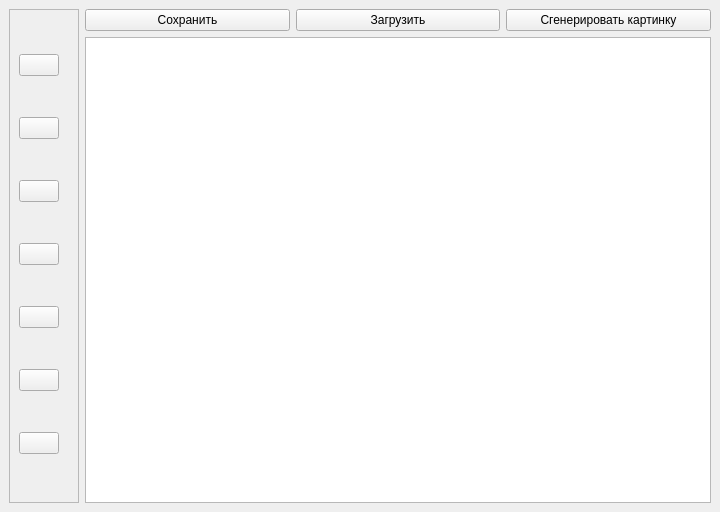
<?xml version="1.0" encoding="UTF-8"?>
<ui version="4.0">
 <class>MainWindow</class>
 <widget class="QMainWindow" name="MainWindow">
  <property name="geometry">
   <rect>
    <x>0</x>
    <y>0</y>
    <width>720</width>
    <height>512</height>
   </rect>
  </property>
  <property name="minimumSize">
   <size>
    <width>720</width>
    <height>512</height>
   </size>
  </property>
  <property name="windowTitle">
   <string>Editor of infological schemes</string>
  </property>
  <widget class="QWidget" name="centralwidget">
   <layout class="QGridLayout" name="gridLayout" columnstretch="0,0">
    <item row="0" column="0">
     <widget class="QScrollArea" name="scrollArea">
      <property name="sizePolicy">
       <sizepolicy hsizetype="Maximum" vsizetype="Minimum">
        <horstretch>0</horstretch>
        <verstretch>0</verstretch>
       </sizepolicy>
      </property>
      <property name="focusPolicy">
       <enum>Qt::NoFocus</enum>
      </property>
      <property name="widgetResizable">
       <bool>true</bool>
      </property>
      <widget class="QWidget" name="scrollAreaWidgetContents_2">
       <property name="geometry">
        <rect>
         <x>0</x>
         <y>0</y>
         <width>149</width>
         <height>1056</height>
        </rect>
       </property>
       <property name="sizePolicy">
        <sizepolicy hsizetype="Ignored" vsizetype="Minimum">
         <horstretch>0</horstretch>
         <verstretch>0</verstretch>
        </sizepolicy>
       </property>
       <layout class="QVBoxLayout" name="verticalLayout">
        <item>
         <widget class="QPushButton" name="buttonRhomb">
          <property name="sizePolicy">
           <sizepolicy hsizetype="Maximum" vsizetype="Maximum">
            <horstretch>0</horstretch>
            <verstretch>0</verstretch>
           </sizepolicy>
          </property>
          <property name="text">
           <string/>
          </property>
          <property name="icon">
           <iconset resource="../resource.qrc">
            <normaloff>:/icons/rhomb.png</normaloff>:/icons/rhomb.png</iconset>
          </property>
          <property name="iconSize">
           <size>
            <width>128</width>
            <height>128</height>
           </size>
          </property>
         </widget>
        </item>
        <item>
         <widget class="QPushButton" name="buttonRectangle">
          <property name="sizePolicy">
           <sizepolicy hsizetype="Maximum" vsizetype="Maximum">
            <horstretch>0</horstretch>
            <verstretch>0</verstretch>
           </sizepolicy>
          </property>
          <property name="text">
           <string/>
          </property>
          <property name="icon">
           <iconset resource="../resource.qrc">
            <normaloff>:/icons/rectangle.png</normaloff>:/icons/rectangle.png</iconset>
          </property>
          <property name="iconSize">
           <size>
            <width>128</width>
            <height>128</height>
           </size>
          </property>
         </widget>
        </item>
        <item>
         <widget class="QPushButton" name="buttonRectangleOval">
          <property name="sizePolicy">
           <sizepolicy hsizetype="Maximum" vsizetype="Maximum">
            <horstretch>0</horstretch>
            <verstretch>0</verstretch>
           </sizepolicy>
          </property>
          <property name="text">
           <string/>
          </property>
          <property name="icon">
           <iconset resource="../resource.qrc">
            <normaloff>:/icons/rectangle_oval.png</normaloff>:/icons/rectangle_oval.png</iconset>
          </property>
          <property name="iconSize">
           <size>
            <width>128</width>
            <height>128</height>
           </size>
          </property>
         </widget>
        </item>
        <item>
         <widget class="QPushButton" name="buttonParallelepiped">
          <property name="sizePolicy">
           <sizepolicy hsizetype="Maximum" vsizetype="Maximum">
            <horstretch>0</horstretch>
            <verstretch>0</verstretch>
           </sizepolicy>
          </property>
          <property name="text">
           <string/>
          </property>
          <property name="icon">
           <iconset resource="../resource.qrc">
            <normaloff>:/icons/parallelepiped.png</normaloff>:/icons/parallelepiped.png</iconset>
          </property>
          <property name="iconSize">
           <size>
            <width>128</width>
            <height>128</height>
           </size>
          </property>
         </widget>
        </item>
        <item>
         <widget class="QPushButton" name="buttonHexagon">
          <property name="sizePolicy">
           <sizepolicy hsizetype="Maximum" vsizetype="Maximum">
            <horstretch>0</horstretch>
            <verstretch>0</verstretch>
           </sizepolicy>
          </property>
          <property name="text">
           <string/>
          </property>
          <property name="icon">
           <iconset resource="../resource.qrc">
            <normaloff>:/icons/hexagon.png</normaloff>:/icons/hexagon.png</iconset>
          </property>
          <property name="iconSize">
           <size>
            <width>128</width>
            <height>128</height>
           </size>
          </property>
         </widget>
        </item>
        <item>
         <widget class="QPushButton" name="buttonLine">
          <property name="sizePolicy">
           <sizepolicy hsizetype="Maximum" vsizetype="Maximum">
            <horstretch>0</horstretch>
            <verstretch>0</verstretch>
           </sizepolicy>
          </property>
          <property name="text">
           <string/>
          </property>
          <property name="icon">
           <iconset resource="../resource.qrc">
            <normaloff>:/icons/line.png</normaloff>:/icons/line.png</iconset>
          </property>
          <property name="iconSize">
           <size>
            <width>128</width>
            <height>128</height>
           </size>
          </property>
         </widget>
        </item>
        <item>
         <widget class="QPushButton" name="buttonArrow">
          <property name="sizePolicy">
           <sizepolicy hsizetype="Maximum" vsizetype="Maximum">
            <horstretch>0</horstretch>
            <verstretch>0</verstretch>
           </sizepolicy>
          </property>
          <property name="text">
           <string/>
          </property>
          <property name="icon">
           <iconset resource="../resource.qrc">
            <normaloff>:/icons/arrow.png</normaloff>:/icons/arrow.png</iconset>
          </property>
          <property name="iconSize">
           <size>
            <width>128</width>
            <height>128</height>
           </size>
          </property>
         </widget>
        </item>
       </layout>
      </widget>
     </widget>
    </item>
    <item row="0" column="1">
     <layout class="QGridLayout" name="gridLayout_2">
      <item row="4" column="0">
       <widget class="myGraphicsView" name="graphicsView">
        <property name="minimumSize">
         <size>
          <width>256</width>
          <height>256</height>
         </size>
        </property>
       </widget>
      </item>
      <item row="1" column="0">
       <layout class="QHBoxLayout" name="horizontalLayout">
        <item>
         <widget class="QPushButton" name="buttonSave">
          <property name="text">
           <string>Сохранить</string>
          </property>
         </widget>
        </item>
        <item>
         <widget class="QPushButton" name="buttonLoad">
          <property name="text">
           <string>Загрузить</string>
          </property>
         </widget>
        </item>
        <item>
         <widget class="QPushButton" name="buttonExport">
          <property name="text">
           <string>Сгенерировать картинку</string>
          </property>
         </widget>
        </item>
       </layout>
      </item>
     </layout>
    </item>
   </layout>
  </widget>
 </widget>
 <customwidgets>
  <customwidget>
   <class>myGraphicsView</class>
   <extends>QGraphicsView</extends>
   <header>myGraphicsView/myGraphicsView.h</header>
  </customwidget>
 </customwidgets>
 <resources>
  <include location="../resource.qrc"/>
 </resources>
 <connections/>
</ui>
